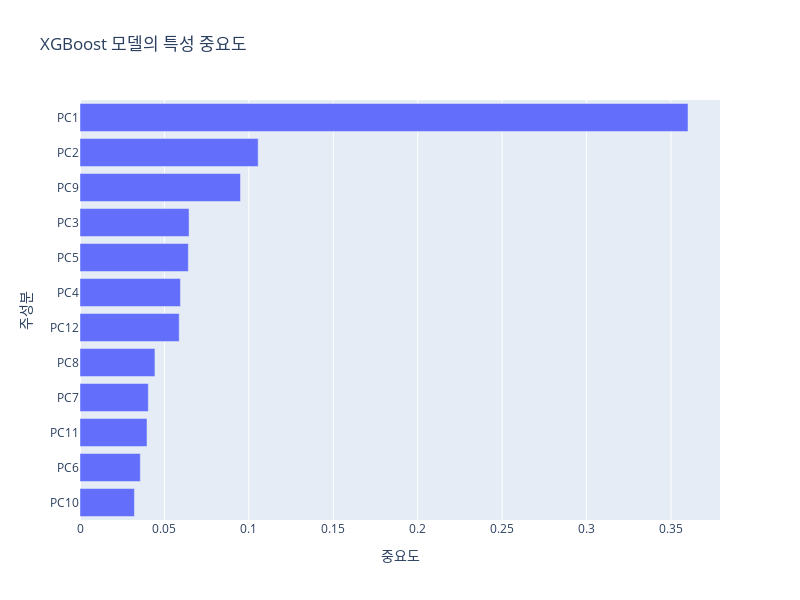

This figure's notebook cell:
### Code cell
# 특성 중요도 시각화
feature_importance = xgb_model.feature_importances_
feature_names = [f'PC{i+1}' for i in range(len(feature_importance))]

# 특성 중요도를 내림차순으로 정렬
sorted_idx = np.argsort(feature_importance)
sorted_feature_names = [feature_names[i] for i in sorted_idx]
sorted_feature_importance = feature_importance[sorted_idx]

# 막대 그래프 생성
fig = go.Figure(go.Bar(
    x=sorted_feature_importance,
    y=sorted_feature_names,
    orientation='h'
))

# 레이아웃 설정
fig.update_layout(
    title='XGBoost 모델의 특성 중요도',
    xaxis_title='중요도',
    yaxis_title='주성분',
    height=600,
    width=800
)

# 그래프 표시
fig.show()

### Figure 1 — Plotly figure (JSON) as saved in the notebook; plotly's stock layout.template omitted (floating-point values rounded to 4 significant figures)
{"data": [{"orientation": "h", "type": "bar", "x": [0.03222, 0.03571, 0.03968, 0.04045, 0.04438, 0.05875, 0.05947, 0.06415, 0.06459, 0.09504, 0.1055, 0.3601], "y": ["PC10", "PC6", "PC11", "PC7", "PC8", "PC12", "PC4", "PC5", "PC3", "PC9", "PC2", "PC1"]}], "layout": {"height": 600, "title": {"text": "XGBoost 모델의 특성 중요도"}, "width": 800, "xaxis": {"title": {"text": "중요도"}}, "yaxis": {"title": {"text": "주성분"}}}}
